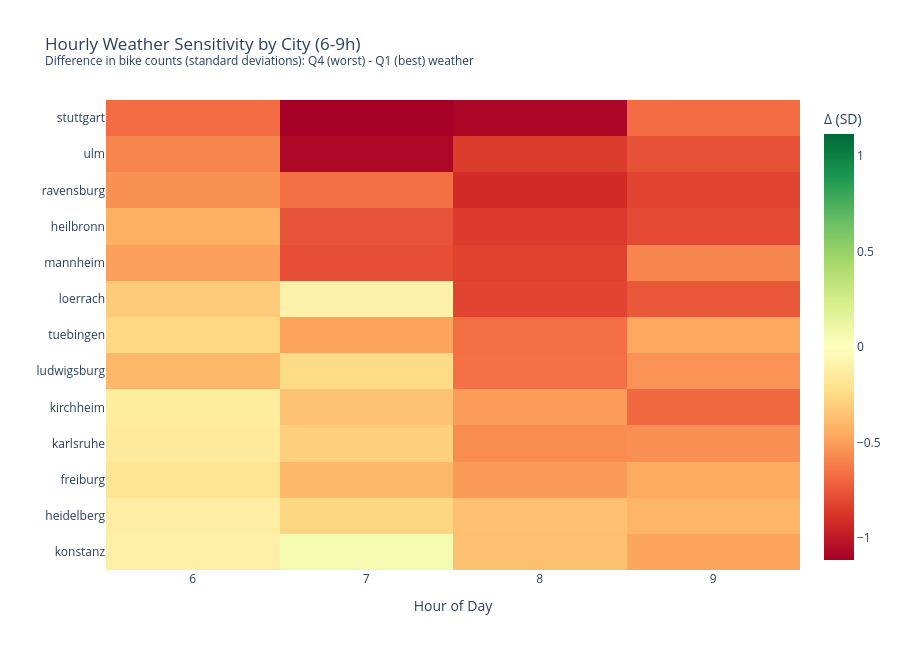

The notebook cell saved with this chart:
### Code cell
# Heatmap showing hourly weather sensitivity by city
fig = plot_city_weather_sensitivity_heatmap(
    data_dict,
    title="Hourly Weather Sensitivity by City",
    hour_range=(6, 9),
    weekdays_only=True
)
fig.show()

### Figure 1 — Plotly figure (JSON) as saved in the notebook; plotly's stock layout.template omitted (floating-point values rounded to 4 significant figures)
{"data": [{"colorbar": {"title": {"text": "Δ (SD)"}}, "colorscale": [[0, "rgb(165,0,38)"], [0.1, "rgb(215,48,39)"], [0.2, "rgb(244,109,67)"], [0.3, "rgb(253,174,97)"], [0.4, "rgb(254,224,139)"], [0.5, "rgb(255,255,191)"], [0.6, "rgb(217,239,139)"], [0.7, "rgb(166,217,106)"], [0.8, "rgb(102,189,99)"], [0.9, "rgb(26,152,80)"], [1, "rgb(0,104,55)"]], "hovertemplate": "City: %{y}<br>Hour: %{x}<br>Change: %{z:.2f} SD<extra></extra>", "type": "heatmap", "x": [6, 7, 8, 9], "y": ["konstanz", "heidelberg", "freiburg", "karlsruhe", "kirchheim", "ludwigsburg", "tuebingen", "loerrach", "mannheim", "heilbronn", "ravensburg", "ulm", "stuttgart"], "z": [[-0.1123, 0.06742, -0.3679, -0.4776], [-0.1262, -0.2648, -0.3605, -0.4082], [-0.1859, -0.4018, -0.5109, -0.4568], [-0.1503, -0.2952, -0.5616, -0.5517], [-0.1373, -0.3535, -0.5026, -0.6883], [-0.4045, -0.2418, -0.6556, -0.5399], [-0.2594, -0.4811, -0.6649, -0.4663], [-0.3156, -0.1012, -0.8164, -0.7441], [-0.4925, -0.7869, -0.8302, -0.5875], [-0.439, -0.7648, -0.8533, -0.7986], [-0.5441, -0.6606, -0.917, -0.8174], [-0.5927, -1.08, -0.8492, -0.7691], [-0.6758, -1.114, -1.088, -0.6745]], "zmid": 0}], "layout": {"height": 650, "title": {"text": "Hourly Weather Sensitivity by City (6-9h)<br><sup>Difference in bike counts (standard deviations): Q4 (worst) - Q1 (best) weather</sup>"}, "xaxis": {"dtick": 1, "tick0": 0, "tickmode": "linear", "title": {"text": "Hour of Day"}}, "yaxis": {"title": {"text": ""}}}}
